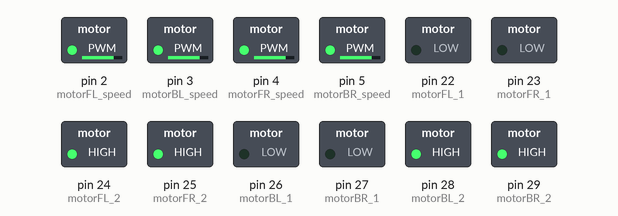
Simulated run of this sketch. Board: Arduino Mega 2560, built with avr-gcc and run on an emulated ATmega2560. Parts: switched loads named in the sketch (green lamp = pin HIGH).

Above: at 0.1 s.
Timing chart, 0 to 1.6 s (numbered marks = the images above):
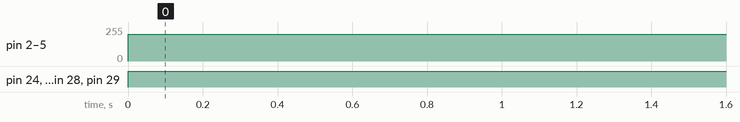

The sketch:

StrafeCode.ino
```cpp
// MOTOR PINS (Based on your orientation)
int motorFL_1 = 22; int motorFL_2 = 24; int motorFL_speed = 2;
int motorBL_1 = 26; int motorBL_2 = 28; int motorBL_speed = 3;

int motorFR_1 = 23; int motorFR_2 = 25; int motorFR_speed = 4;
int motorBR_1 = 27; int motorBR_2 = 29; int motorBR_speed = 5;

void setup() {
  pinMode(motorFL_1, OUTPUT); pinMode(motorFL_2, OUTPUT); pinMode(motorFL_speed, OUTPUT);
  pinMode(motorBL_1, OUTPUT); pinMode(motorBL_2, OUTPUT); pinMode(motorBL_speed, OUTPUT);
  pinMode(motorFR_1, OUTPUT); pinMode(motorFR_2, OUTPUT); pinMode(motorFR_speed, OUTPUT);
  pinMode(motorBR_1, OUTPUT); pinMode(motorBR_2, OUTPUT); pinMode(motorBR_speed, OUTPUT);
}

// Direction helper to keep the main code clean
void drive(int p1, int p2, int spdPin, int speed, bool forward) {
  analogWrite(spdPin, speed);
  digitalWrite(p1, forward ? HIGH : LOW);
  digitalWrite(p2, forward ? LOW : HIGH);
}

void strafeLeft(int speed) {
  // To move RIGHT:
  drive(motorFL_1, motorFL_2, motorFL_speed, speed, true);
  drive(motorBR_1, motorBR_2, motorBR_speed, speed, true);

  drive(motorBL_1, motorBL_2, motorBL_speed, speed, true);
  drive(motorFR_1, motorFR_2, motorFR_speed, speed, true);
}

void strafeRight(int speed) {
  // To move LEFT:
  drive(motorFL_1, motorFL_2, motorFL_speed, speed, false);
  drive(motorBR_1, motorBR_2, motorBR_speed, speed, false);

  drive(motorBL_1, motorBL_2, motorBL_speed, speed, false);
  drive(motorFR_1, motorFR_2, motorFR_speed, speed, false);
}

void stopAll() {
  analogWrite(motorFL_speed, 0); analogWrite(motorBL_speed, 0);
  analogWrite(motorFR_speed, 0); analogWrite(motorBR_speed, 0);
}

void loop() {
  strafeRight(200);
  delay(2000);

}
```

Measured:
- by itself, pin 2 (motorFL_speed), pin 3 (motorBL_speed), pin 4 (motorFR_speed), pin 5 (motorBR_speed): 0/255 → 200/255 at 0.00 s
- by itself, pin 24 (motorFL_2), pin 25 (motorFR_2), pin 28 (motorBL_2), pin 29 (motorBR_2): LOW → HIGH at 0.00 s
